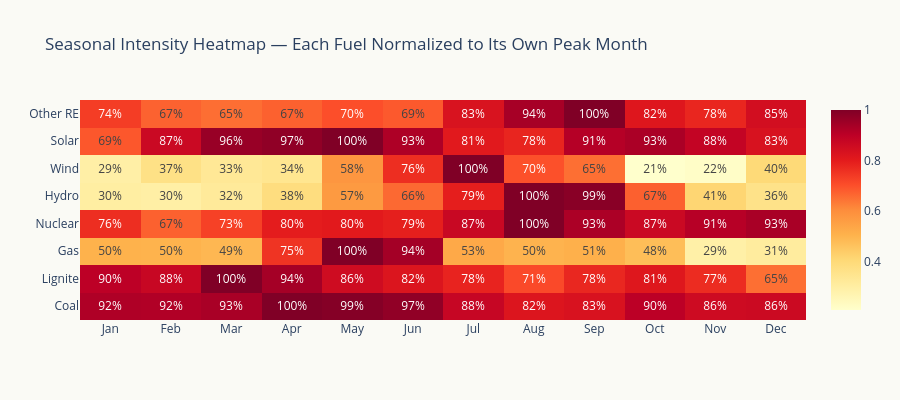

The code cell stored with this chart in its notebook:
### Code cell
# Heatmap: fuel type vs month — normalized by each fuel's own max
monthly_norm = monthly.div(monthly.max(axis=0), axis=1)  # normalize each column 0-1

fig = go.Figure(go.Heatmap(
    z=monthly_norm[fuel_cols].values.T,
    x=month_names,
    y=fuel_labels,
    colorscale='YlOrRd',
    hovertemplate='%{y} in %{x}: %{z:.0%} of peak<extra></extra>',
    text=[[f'{v:.0%}' for v in row] for row in monthly_norm[fuel_cols].values.T],
    texttemplate='%{text}',
))

fig.update_layout(
    title='Seasonal Intensity Heatmap — Each Fuel Normalized to Its Own Peak Month',
    plot_bgcolor='#FAFAF5', paper_bgcolor='#FAFAF5',
    height=400,
)
fig.show()

print('\nReading the heatmap:')
print('  100% = the peak month for that fuel type')
print('  Hydro peaks in Aug-Sep (monsoon), drops to 25% of peak in Jan-Feb')
print('  Wind peaks in Jul-Aug (monsoon), drops to <15% of peak in winter')
print('  Coal peaks in May (heatwave demand), lowest in Aug (monsoon relief)')
print('  Solar is the steadiest — even its worst month is >70% of peak')

### Figure 1 — Plotly figure (JSON) as saved in the notebook; plotly's stock layout.template omitted (floating-point values rounded to 4 significant figures)
{"data": [{"colorscale": [[0.0, "rgb(255,255,204)"], [0.125, "rgb(255,237,160)"], [0.25, "rgb(254,217,118)"], [0.375, "rgb(254,178,76)"], [0.5, "rgb(253,141,60)"], [0.625, "rgb(252,78,42)"], [0.75, "rgb(227,26,28)"], [0.875, "rgb(189,0,38)"], [1.0, "rgb(128,0,38)"]], "hovertemplate": "%{y} in %{x}: %{z:.0%} of peak<extra></extra>", "text": [["92%", "92%", "93%", "100%", "99%", "97%", "88%", "82%", "83%", "90%", "86%", "86%"], ["90%", "88%", "100%", "94%", "86%", "82%", "78%", "71%", "78%", "81%", "77%", "65%"], ["50%", "50%", "49%", "75%", "100%", "94%", "53%", "50%", "51%", "48%", "29%", "31%"], ["76%", "67%", "73%", "80%", "80%", "79%", "87%", "100%", "93%", "87%", "91%", "93%"], ["30%", "30%", "32%", "38%", "57%", "66%", "79%", "100%", "99%", "67%", "41%", "36%"], ["29%", "37%", "33%", "34%", "58%", "76%", "100%", "70%", "65%", "21%", "22%", "40%"], ["69%", "87%", "96%", "97%", "100%", "93%", "81%", "78%", "91%", "93%", "88%", "83%"], ["74%", "67%", "65%", "67%", "70%", "69%", "83%", "94%", "100%", "82%", "78%", "85%"]], "texttemplate": "%{text}", "type": "heatmap", "x": ["Jan", "Feb", "Mar", "Apr", "May", "Jun", "Jul", "Aug", "Sep", "Oct", "Nov", "Dec"], "y": ["Coal", "Lignite", "Gas", "Nuclear", "Hydro", "Wind", "Solar", "Other RE"], "z": [[0.9241, 0.9198, 0.9339, 1.0, 0.9922, 0.9719, 0.8787, 0.8212, 0.8314, 0.9029, 0.8585, 0.8639], [0.9011, 0.8757, 1.0, 0.9407, 0.8564, 0.8219, 0.7841, 0.7125, 0.7764, 0.8148, 0.7678, 0.6509], [0.5049, 0.5018, 0.4913, 0.7526, 1.0, 0.9414, 0.5292, 0.5015, 0.5117, 0.4757, 0.2916, 0.3119], [0.7634, 0.6737, 0.7279, 0.7975, 0.8048, 0.7924, 0.8717, 1.0, 0.9286, 0.8681, 0.9107, 0.9331], [0.3035, 0.2951, 0.3223, 0.3842, 0.5703, 0.6609, 0.7935, 1.0, 0.9852, 0.6744, 0.4137, 0.3617], [0.2941, 0.369, 0.3297, 0.3443, 0.5794, 0.7634, 1.0, 0.7007, 0.6513, 0.2083, 0.2191, 0.402], [0.6895, 0.8667, 0.9619, 0.9744, 1.0, 0.9254, 0.8076, 0.7809, 0.9133, 0.9305, 0.885, 0.8321], [0.7351, 0.6723, 0.6533, 0.6737, 0.7032, 0.6852, 0.8298, 0.9365, 1.0, 0.8162, 0.7796, 0.846]]}], "layout": {"height": 400, "paper_bgcolor": "#FAFAF5", "plot_bgcolor": "#FAFAF5", "title": {"text": "Seasonal Intensity Heatmap — Each Fuel Normalized to Its Own Peak Month"}}}
